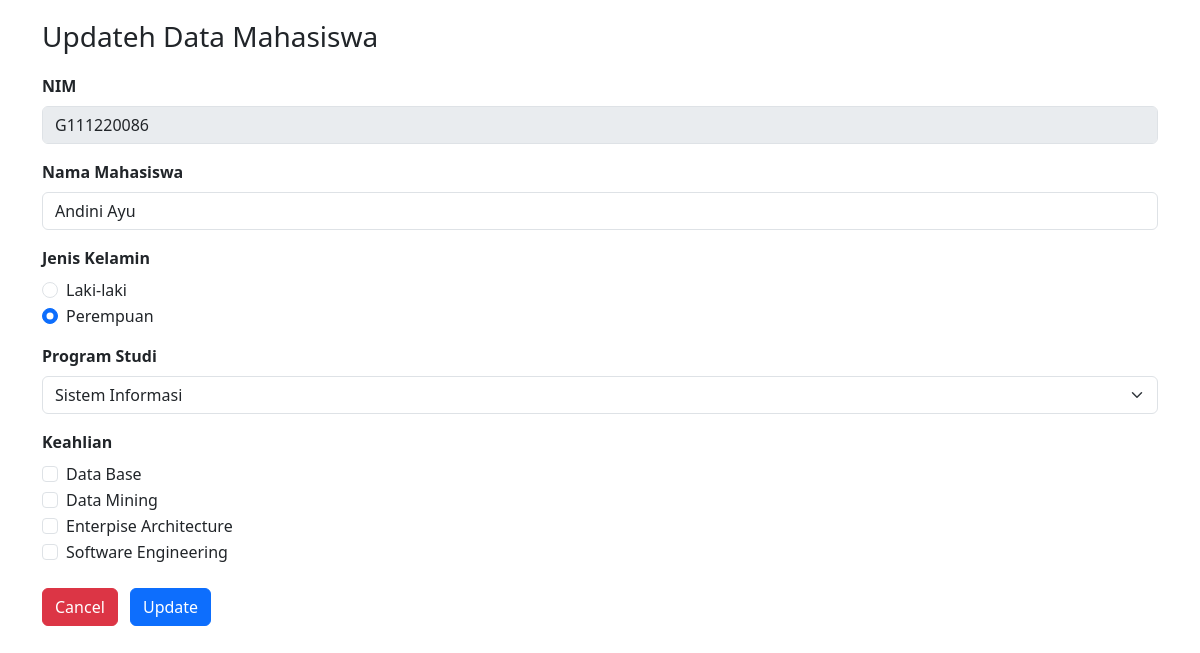
The page /edit_form.php?id=1 on the database its author committed.
### tables this page shows
CREATE TABLE `mahasiswa` (
  `id` int(10) NOT NULL,
  `nim` varchar(50) NOT NULL,
  `nama_mahasiswa` varchar(50) NOT NULL,
  `jenis_kelamin` enum('laki-laki','perempuan') NOT NULL,
  `program_studi` varchar(50) NOT NULL,
  `keahlian` varchar(100) NOT NULL
);

### edit_form.php (the view, shortened to what this page needs)
<?php
include("koneksi.php");
$id = $_GET['id'];
$sql = "select * from mahasiswa where id = $id";
$query =mysqli_query($koneksi, $sql);
$mhs = mysqli_fetch_assoc($query);
$checked = explode(",", $mhs['keahlian']);
?>
<!doctype html>
<html lang="en">
  <head>
    <link href="https://cdn.jsdelivr.net/npm/bootstrap@5.3.0-alpha3/dist/css/bootstrap.min.css" rel="stylesheet">
  </head>
  <body>
    <div class="container">
            <h3 style="margin: 20px 0px 20px 0px">Updateh Data Mahasiswa</h3>
            <form method="post" action="edit_aksi.php" class="form_horizontal">
              <div class="mb-3">
                <label class="form-label fw-bold">NIM</label>
                <input type="text" name="nim" class="form-control" value="<?php echo $mhs['nim']?>"disabled>
              </div>
              <div class="mb-3">
                <label class="form-label fw-bold">Nama Mahasiswa</label>
                <input type="text" name="nama_mahasiswa" class="form-control" value="<?php echo $mhs['nama_mahasiswa']?>">
              </div>
              <div class="mb-3">
                <label class="form-label fw-bold">Jenis Kelamin</label>
                <div class="form-check">
                <input class="form-check-input" type="radio" name="jenis_kelamin" value="Laki-laki"<?php if($mhs['jenis_kelamin']== 'laki-laki')echo 'checked'?>>
                <label class="form-check-label">
                  Laki-laki
                </label>
                </div>
                <div class="form-check">
                <input class="form-check-input" type="radio" name="jenis_kelamin" value="Perempuan"<?php if($mhs['jenis_kelamin']=='perempuan')echo 'checked'?>>
                <label class="form-check-label">
                  Perempuan
                </label>
                </div>
              </div>
              <div class="mb-3">
                <label class="form-label fw-bold">Program Studi</label>
                <select class="form-select" name="program_studi">
                  <option value="Sistem Informasi"<?php if($mhs['program_studi']== 'Sistem Informasi')echo 'selected'?>>Sistem Informasi</option>
                </select>
              </div>
              <div class="mb-3">
                <label class="form-label fw-bold">Keahlian</label>
                <div class="form-check">
                <input class="form-check-input" type="checkbox" name="keahlian[]" value="Data Base"<?php if(in_array("Data Base", $checked)) echo "checked" ?>>
                  <label class="form-check-label">
                    Data Base
                  </label>
                </div>
                <div class="form-check">
                  <input class="form-check-input" type="checkbox" name="keahlian[]" value="Data Mining"<?php if(in_array("Data Mining", $checked)) echo "checked" ?>>
                  <label class="form-check-label">
                    Data Mining
                  </label>
                </div>
                <div class="form-check">
                  <input class="form-check-input" type="checkbox" name="keahlian[]" value="Enterpise Architecture"<?php if(in_array("Enterpise Architecture", $checked)) echo "checked" ?>>
                  <label class="form-check-label">
                    Enterpise Architecture
                  </label>
                </div>
                <div class="form-check">
                  <input class="form-check-input" type="checkbox" name="keahlian[]" value="Software Engineering"<?php if(in_array("Software Engineering", $checked)) echo "checked" ?>>
                  <label class="form-check-label">
                    Software Engineering
                  </label>
                </div>
              </div>
              <div class="form-group mt-4">
                <button type="reset" name="reset" class="btn btn-danger btn-space">Cancel</button>
                <button type="submit" name="update" class="btn btn-primary">Update</button>
              </div>
            </form>
        </div>
  </body>
</html>

### edit_form.php (style rules this page uses)
.btn-space { margin-right: 8px }

### rows shown on the page
mahasiswa: nim "G111220086", nama_mahasiswa "Andini Ayu", jenis_kelamin "☑", program_studi "Sistem Informasi"
